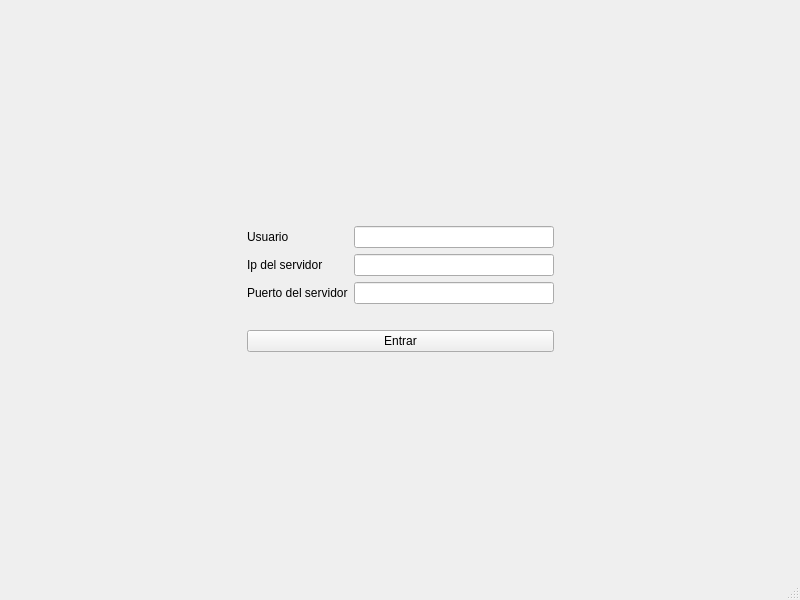
<?xml version="1.0" encoding="UTF-8"?>
<ui version="4.0">
 <class>ChatWindow</class>
 <widget class="QMainWindow" name="ChatWindow">
  <property name="geometry">
   <rect>
    <x>0</x>
    <y>0</y>
    <width>800</width>
    <height>600</height>
   </rect>
  </property>
  <property name="windowTitle">
   <string>Chat</string>
  </property>
  <widget class="QWidget" name="centralwidget">
   <layout class="QGridLayout" name="gridLayout">
    <item row="0" column="0">
     <widget class="QStackedWidget" name="pages">
      <property name="currentIndex">
       <number>0</number>
      </property>
      <widget class="QWidget" name="login">
       <layout class="QGridLayout" name="gridLayout_2">
        <item row="0" column="0">
         <layout class="QHBoxLayout" name="horizontalLayout_4">
          <item>
           <spacer name="horizontalSpacer">
            <property name="orientation">
             <enum>Qt::Horizontal</enum>
            </property>
            <property name="sizeHint" stdset="0">
             <size>
              <width>40</width>
              <height>20</height>
             </size>
            </property>
           </spacer>
          </item>
          <item>
           <layout class="QVBoxLayout" name="verticalLayout_2">
            <item>
             <spacer name="verticalSpacer_2">
              <property name="orientation">
               <enum>Qt::Vertical</enum>
              </property>
              <property name="sizeHint" stdset="0">
               <size>
                <width>20</width>
                <height>40</height>
               </size>
              </property>
             </spacer>
            </item>
            <item>
             <layout class="QVBoxLayout" name="verticalLayout">
              <item>
               <layout class="QHBoxLayout" name="horizontalLayout">
                <item>
                 <widget class="QLabel" name="label">
                  <property name="text">
                   <string>Usuario</string>
                  </property>
                 </widget>
                </item>
                <item>
                 <widget class="QLineEdit" name="txtUserChat">
                  <property name="sizePolicy">
                   <sizepolicy hsizetype="Fixed" vsizetype="Fixed">
                    <horstretch>0</horstretch>
                    <verstretch>0</verstretch>
                   </sizepolicy>
                  </property>
                  <property name="minimumSize">
                   <size>
                    <width>200</width>
                    <height>0</height>
                   </size>
                  </property>
                  <property name="maximumSize">
                   <size>
                    <width>200</width>
                    <height>16777215</height>
                   </size>
                  </property>
                 </widget>
                </item>
               </layout>
              </item>
              <item>
               <layout class="QHBoxLayout" name="horizontalLayout_2">
                <item>
                 <widget class="QLabel" name="label_2">
                  <property name="text">
                   <string>Ip del servidor</string>
                  </property>
                 </widget>
                </item>
                <item>
                 <widget class="QLineEdit" name="txtIpChat">
                  <property name="sizePolicy">
                   <sizepolicy hsizetype="Fixed" vsizetype="Fixed">
                    <horstretch>200</horstretch>
                    <verstretch>0</verstretch>
                   </sizepolicy>
                  </property>
                  <property name="minimumSize">
                   <size>
                    <width>200</width>
                    <height>0</height>
                   </size>
                  </property>
                 </widget>
                </item>
               </layout>
              </item>
              <item>
               <layout class="QHBoxLayout" name="horizontalLayout_3">
                <item>
                 <widget class="QLabel" name="label_3">
                  <property name="text">
                   <string>Puerto del servidor</string>
                  </property>
                 </widget>
                </item>
                <item>
                 <widget class="QLineEdit" name="txtPortChat">
                  <property name="sizePolicy">
                   <sizepolicy hsizetype="Fixed" vsizetype="Fixed">
                    <horstretch>200</horstretch>
                    <verstretch>0</verstretch>
                   </sizepolicy>
                  </property>
                  <property name="minimumSize">
                   <size>
                    <width>200</width>
                    <height>0</height>
                   </size>
                  </property>
                 </widget>
                </item>
               </layout>
              </item>
              <item>
               <spacer name="verticalSpacer_3">
                <property name="orientation">
                 <enum>Qt::Vertical</enum>
                </property>
                <property name="sizeType">
                 <enum>QSizePolicy::Fixed</enum>
                </property>
                <property name="sizeHint" stdset="0">
                 <size>
                  <width>20</width>
                  <height>20</height>
                 </size>
                </property>
               </spacer>
              </item>
              <item>
               <widget class="QPushButton" name="btnEntrar">
                <property name="styleSheet">
                 <string notr="true"/>
                </property>
                <property name="text">
                 <string>Entrar</string>
                </property>
               </widget>
              </item>
             </layout>
            </item>
            <item>
             <spacer name="verticalSpacer">
              <property name="orientation">
               <enum>Qt::Vertical</enum>
              </property>
              <property name="sizeHint" stdset="0">
               <size>
                <width>20</width>
                <height>40</height>
               </size>
              </property>
             </spacer>
            </item>
           </layout>
          </item>
          <item>
           <spacer name="horizontalSpacer_2">
            <property name="orientation">
             <enum>Qt::Horizontal</enum>
            </property>
            <property name="sizeHint" stdset="0">
             <size>
              <width>40</width>
              <height>20</height>
             </size>
            </property>
           </spacer>
          </item>
         </layout>
        </item>
       </layout>
      </widget>
      <widget class="QWidget" name="users"/>
      <widget class="QWidget" name="chat">
       <layout class="QGridLayout" name="gridLayout_3">
        <item row="0" column="0">
         <layout class="QVBoxLayout" name="verticalLayout_4">
          <item>
           <layout class="QHBoxLayout" name="horizontalLayout_7">
            <item>
             <widget class="QPushButton" name="btnCerrarSesion">
              <property name="text">
               <string>Cerrar sesion</string>
              </property>
             </widget>
            </item>
            <item>
             <spacer name="horizontalSpacer_3">
              <property name="orientation">
               <enum>Qt::Horizontal</enum>
              </property>
              <property name="sizeHint" stdset="0">
               <size>
                <width>40</width>
                <height>20</height>
               </size>
              </property>
             </spacer>
            </item>
           </layout>
          </item>
          <item>
           <layout class="QHBoxLayout" name="horizontalLayout_6">
            <item>
             <widget class="QListWidget" name="usersListWidget">
              <property name="sizePolicy">
               <sizepolicy hsizetype="Fixed" vsizetype="Expanding">
                <horstretch>0</horstretch>
                <verstretch>0</verstretch>
               </sizepolicy>
              </property>
              <property name="minimumSize">
               <size>
                <width>225</width>
                <height>0</height>
               </size>
              </property>
              <property name="maximumSize">
               <size>
                <width>225</width>
                <height>16777215</height>
               </size>
              </property>
             </widget>
            </item>
            <item>
             <layout class="QVBoxLayout" name="verticalLayout_3">
              <item>
               <widget class="QListWidget" name="messagesListWidget"/>
              </item>
              <item>
               <layout class="QHBoxLayout" name="horizontalLayout_5">
                <item>
                 <widget class="QLineEdit" name="lineEdit"/>
                </item>
                <item>
                 <widget class="QPushButton" name="pushButton">
                  <property name="text">
                   <string>Enviar</string>
                  </property>
                 </widget>
                </item>
               </layout>
              </item>
             </layout>
            </item>
           </layout>
          </item>
         </layout>
        </item>
       </layout>
      </widget>
     </widget>
    </item>
   </layout>
  </widget>
  <widget class="QStatusBar" name="statusbar"/>
 </widget>
 <resources/>
 <connections/>
</ui>
